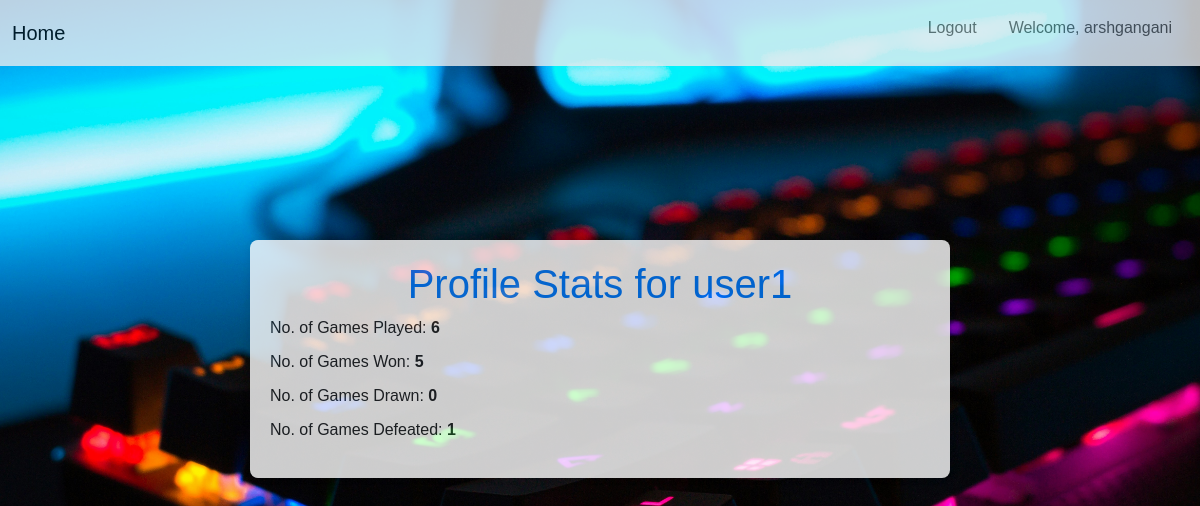
Screenshot of /profile/user1/ (signed in) with the database file from the repository.
### authentication/models.py (models this page shows)
class ProfileStat(models.Model):
    Name = models.ForeignKey(User,on_delete=models.CASCADE)
    No_of_games_played = models.BigIntegerField(default=0)
    No_of_game_won = models.BigIntegerField(default=0)
    No_of_game_draw = models.BigIntegerField(default=0)

### gameapp/views.py (the view)
# urls.py: path('profile/<str:username>/', views.profile_stats, name='profile_stats')
def profile_stats(request, username):
    user = User.objects.get(username=username)
    profile = ProfileStat.objects.get(Name=user)
    games_defeated = profile.No_of_games_played - profile.No_of_game_won - profile.No_of_game_draw
    return render(request, 'profile_stats.html', {'profile': profile,'games_defeated': games_defeated})

### templates/profile_stats.html (shortened to what this page needs)
{% load bootstrap5 %}
{% bootstrap_css %}
<!DOCTYPE html>
<html lang="en">
<head>
</head>
<body>
    <nav class="navbar navbar-expand-lg navbar-light fixed-top" style="background-color: #e9ecef;">
        <div class="container-fluid">
            <a class="navbar-brand" href="/">Home</a>
            <div class="collapse navbar-collapse" id="navbarText">
                <ul class="navbar-nav ms-auto mb-2 mb-lg-0">
                    {% if user.is_authenticated %}
                    <li class="nav-item">
                        <a class="nav-link" href="/logout">Logout</a>
                    </li>
                    <li class="nav-item">
                        <a class="nav-link" href="/profile/{{ user.username }}">Welcome, {{ user.username }}</a>
                    </li>
                    {% else %}
                    <li class="nav-item">
                        <a class="nav-link" href="login">Login</a>
                    </li>
                    {% endif %}
                </ul>
            </div>
        </div>
    </nav>
    <div class="container">
        <h1>Profile Stats for {{ profile.Name.username }}</h1>
        <ul>
            <li>No. of Games Played: <span>{{ profile.No_of_games_played }}</span></li>
            <li>No. of Games Won: <span>{{ profile.No_of_game_won }}</span></li>
            <li>No. of Games Drawn: <span>{{ profile.No_of_game_draw }}</span></li>
            <li>No. of Games Defeated: <span>{{ games_defeated }}</span></li>
        </ul>
    </div>
</body>
</html>

### templates/profile_stats.html (style rules this page uses)
body { font-family: Arial, sans-serif; background-color: #f8f9fa; padding-top: 5em; background-image:url('/media/mateo-nCU4yq5xDEQ-unsplash.jpg'); background-size: cover; }
.container { margin-top: 10em; max-width: 700px; background-color: #fff; border-radius: 8px; padding: 20px; box-shadow: 0px 0px 10px rgba(0, 0, 0, 0.1); opacity: 0.8; }
h1 { text-align: center; color: #007bff; }
ul.navbar-nav li.nav-item a.nav-link { padding: 0.5rem 1rem; }
ul { list-style: none; padding: 0; }
li { margin-bottom: 10px; }
li span { font-weight: bold; color: #212529; }
nav { opacity: 0.8; }

### rows the page displays
ProfileStat: Name.username "user1", No_of_games_played "6", No_of_game_won "5", No_of_game_draw "0"

### other values shown
{{ user.username }} "arshgangani"
{{ games_defeated }} "1"
